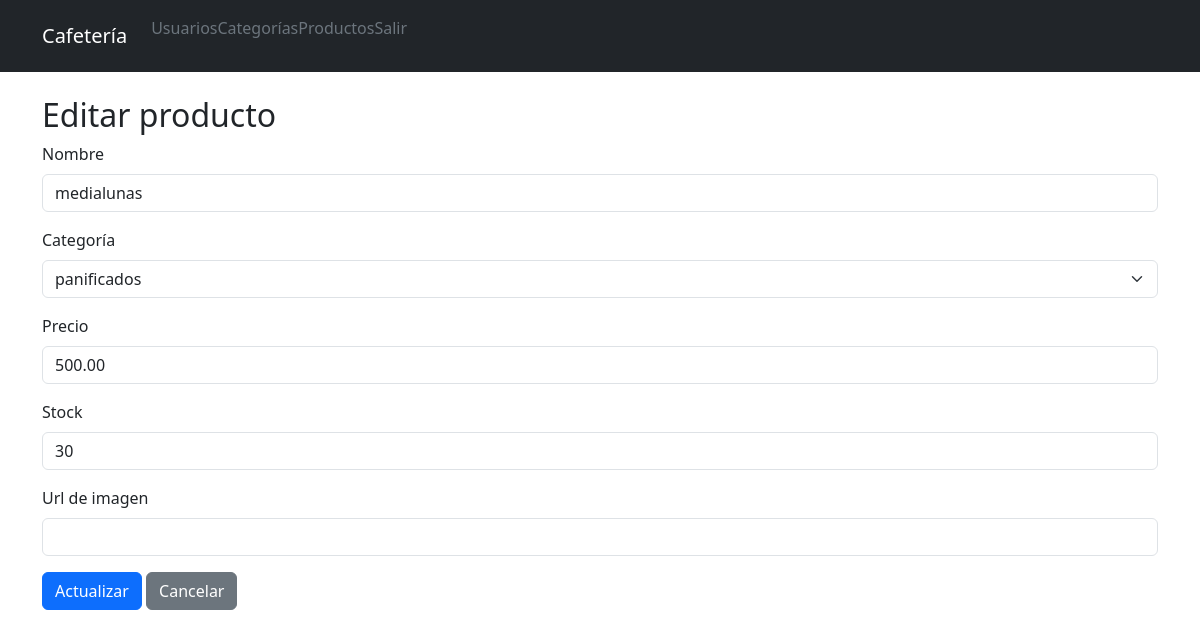
/cafeteria_app5/index.php?action=productos_edit&id=10 (signed in), run on the app's committed database.
### tables this page shows
CREATE TABLE `productos` (
  `id_producto` int(11) NOT NULL,
  `nombre` varchar(100) NOT NULL,
  `precio` decimal(10,2) NOT NULL DEFAULT 0.00,
  `stock` int(4) NOT NULL,
  `id_categoria` int(11) NOT NULL,
  `img` varchar(500) NOT NULL
);

CREATE TABLE `categorias` (
  `id_categoria` int(11) NOT NULL,
  `nombre` varchar(100) NOT NULL,
  `descripcion` text NOT NULL,
  `url_foto` int(11) NOT NULL
);

### cafeteria_app5/app/controllers/ProductoController.php (called while the page is built, shortened)
<?php
require_once 'app/models/Producto.model.php';
require_once 'app/models/Categoria.model.php';
class ProductoController {
    public function edit() {
        $m = new Producto();
        $cat = new Categoria();
        $categorias = $cat->getAll();
        $id = $_GET['id'] ?? null;
        $producto = $m->get($id);
        require 'app/views/producto/form.php';
    }
}

### cafeteria_app5/index.php (called while the page is built)
<?php
require_once 'router.php';

### cafeteria_app5/app/config/config.php (called while the page is built)
<?php
class Database {
    private static $instance = null;
    private $conn;
    private $host = "127.0.0.1";
    private $user = "root";
    private $pass = "";
    private $db = "cafeteria";
    private function __construct() {
        try {
            $this->conn = new PDO("mysql:host={$this->host};dbname={$this->db};charset=utf8mb4", $this->user, $this->pass);
            $this->conn->setAttribute(PDO::ATTR_ERRMODE, PDO::ERRMODE_EXCEPTION);
        } catch (PDOException $e) {
            die("Error de conexión: ".$e->getMessage());
        }
    }
    public static function getInstance() {
        if (!self::$instance) {
            self::$instance = new Database();
        }
        return self::$instance;
    }
    public function getConnection() {
        return $this->conn;
    }
}

### cafeteria_app5/app/models/Producto.model.php (called while the page is built, shortened)
<?php
require_once 'app/config/config.php';
class Producto {
    private $db;
    public function __construct() {
        $this->db = Database::getInstance()->getConnection();
    }
    public function get($id) {
        $stmt = $this->db->prepare('SELECT * FROM productos WHERE id_producto = ?');
        $stmt->execute([$id]);
        return $stmt->fetch(PDO::FETCH_ASSOC);
    }
}

### cafeteria_app5/app/models/Categoria.model.php (called while the page is built, shortened)
<?php
require_once 'app/config/config.php';
class Categoria {
    private $db;
    public function __construct() {
        $this->db = Database::getInstance()->getConnection();
    }
    public function getAll() {
        $stmt = $this->db->query('SELECT * FROM categorias ORDER BY id_categoria DESC');
        return $stmt->fetchAll(PDO::FETCH_ASSOC);
    }
}

### cafeteria_app5/app/views/producto/form.php (the view, shortened to what this page needs)
<?php require 'app/views/partials/header.php'; ?>
<?php $isEdit = isset($producto); ?>
<h2><?= $isEdit ? 'Editar producto' : 'Nuevo producto' ?></h2>
<form method="post">
  <div class="mb-3">
    <label class="form-label">Nombre</label>
    <input class="form-control" name="nombre" required value="<?= $isEdit ? htmlspecialchars($producto['nombre']) : '' ?>">
  </div>
  <div class="mb-3">
    <label class="form-label">Categoría</label>
    <select class="form-select" name="id_categoria">
      <?php foreach($categorias as $c): ?>
        <option value="<?= $c['id_categoria'] ?>" <?= ($isEdit && $producto['id_categoria']==$c['id_categoria']) ? 'selected' : '' ?>><?= htmlspecialchars($c['nombre']) ?></option>
      <?php endforeach; ?>
    </select>
  </div>
  <div class="mb-3">
    <label class="form-label">Precio</label>
    <input class="form-control" name="precio" type="number" step="0.01" required value="<?= $isEdit ? htmlspecialchars($producto['precio']) : '0.00' ?>">
  </div>
  <div class="mb-3">
    <label class="form-label">Stock</label>
    <input class="form-control" name="stock" type="number" required value="<?= $isEdit ? htmlspecialchars($producto['stock']) : '0' ?>">
  </div>
  <div class="mb-3">
    <label class="form-label">Url de imagen</label>
    <input class="form-control" name="img" type="text" required>
  </div>
  <button class="btn btn-primary"><?= $isEdit ? 'Actualizar' : 'Crear' ?></button>
  <a href="index.php?action=productos" class="btn btn-secondary">Cancelar</a>
</form>
<?php require 'app/views/partials/footer.php'; ?>

### data on the page
productos: nombre "medialunas", id_categoria "panificados", precio "500.00", stock "30"
